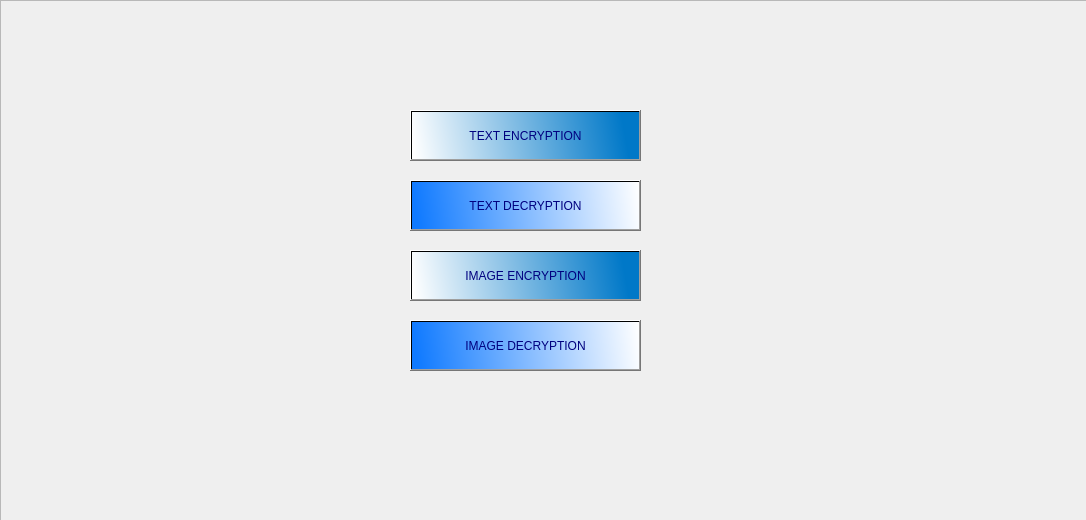
<?xml version="1.0" encoding="UTF-8"?>
<ui version="4.0">
 <class>MainScreen</class>
 <widget class="QWidget" name="MainScreen">
  <property name="geometry">
   <rect>
    <x>0</x>
    <y>0</y>
    <width>1086</width>
    <height>520</height>
   </rect>
  </property>
  <property name="windowTitle">
   <string>Form</string>
  </property>
  <property name="styleSheet">
   <string notr="true">#MainScreen{
background-image: url(:/MainBackground/DigitalBackground.jpg);
}</string>
  </property>
  <widget class="QFrame" name="frame">
   <property name="geometry">
    <rect>
     <x>0</x>
     <y>0</y>
     <width>1091</width>
     <height>521</height>
    </rect>
   </property>
   <property name="styleSheet">
    <string notr="true">#frame{
border-image: url(:/MainBackground/DigitalBackground.jpg);
}</string>
   </property>
   <property name="frameShape">
    <enum>QFrame::StyledPanel</enum>
   </property>
   <property name="frameShadow">
    <enum>QFrame::Raised</enum>
   </property>
   <widget class="QPushButton" name="pushButton_EncryptionS">
    <property name="geometry">
     <rect>
      <x>410</x>
      <y>110</y>
      <width>231</width>
      <height>51</height>
     </rect>
    </property>
    <property name="styleSheet">
     <string notr="true">color: rgb(0, 0, 127);
background-color: qlineargradient(spread:pad, x1:0.955, y1:0.943182, x2:0.011, y2:0.977273, stop:0 rgba(0, 120, 200, 255), stop:1 rgba(255, 255, 255, 255));
font: 87 14pt &quot;Segoe UI Black&quot;;</string>
    </property>
    <property name="text">
     <string>TEXT ENCRYPTION</string>
    </property>
   </widget>
   <widget class="QPushButton" name="pushButton_2_DecryptionS">
    <property name="geometry">
     <rect>
      <x>410</x>
      <y>180</y>
      <width>231</width>
      <height>51</height>
     </rect>
    </property>
    <property name="styleSheet">
     <string notr="true">color: rgb(0, 0, 127);
background-color: qlineargradient(spread:pad, x1:0, y1:0.028, x2:1, y2:0, stop:0 rgba(16, 122, 255, 255), stop:1 rgba(255, 255, 255, 255));
font: 87 14pt &quot;Segoe UI Black&quot;;</string>
    </property>
    <property name="text">
     <string>TEXT DECRYPTION</string>
    </property>
   </widget>
   <widget class="QPushButton" name="pushButton_2_ImageDEC">
    <property name="geometry">
     <rect>
      <x>410</x>
      <y>320</y>
      <width>231</width>
      <height>51</height>
     </rect>
    </property>
    <property name="styleSheet">
     <string notr="true">color: rgb(0, 0, 127);
background-color: qlineargradient(spread:pad, x1:0, y1:0.028, x2:1, y2:0, stop:0 rgba(16, 122, 255, 255), stop:1 rgba(255, 255, 255, 255));
font: 87 14pt &quot;Segoe UI Black&quot;;</string>
    </property>
    <property name="text">
     <string>IMAGE DECRYPTION</string>
    </property>
   </widget>
   <widget class="QPushButton" name="pushButton_ImageENC">
    <property name="geometry">
     <rect>
      <x>410</x>
      <y>250</y>
      <width>231</width>
      <height>51</height>
     </rect>
    </property>
    <property name="styleSheet">
     <string notr="true">color: rgb(0, 0, 127);
background-color: qlineargradient(spread:pad, x1:0.955, y1:0.943182, x2:0.011, y2:0.977273, stop:0 rgba(0, 120, 200, 255), stop:1 rgba(255, 255, 255, 255));
font: 87 14pt &quot;Segoe UI Black&quot;;</string>
    </property>
    <property name="text">
     <string>IMAGE ENCRYPTION</string>
    </property>
   </widget>
  </widget>
 </widget>
 <resources>
  <include location="Python Versiyonları/Resimler.qrc"/>
 </resources>
 <connections/>
</ui>
